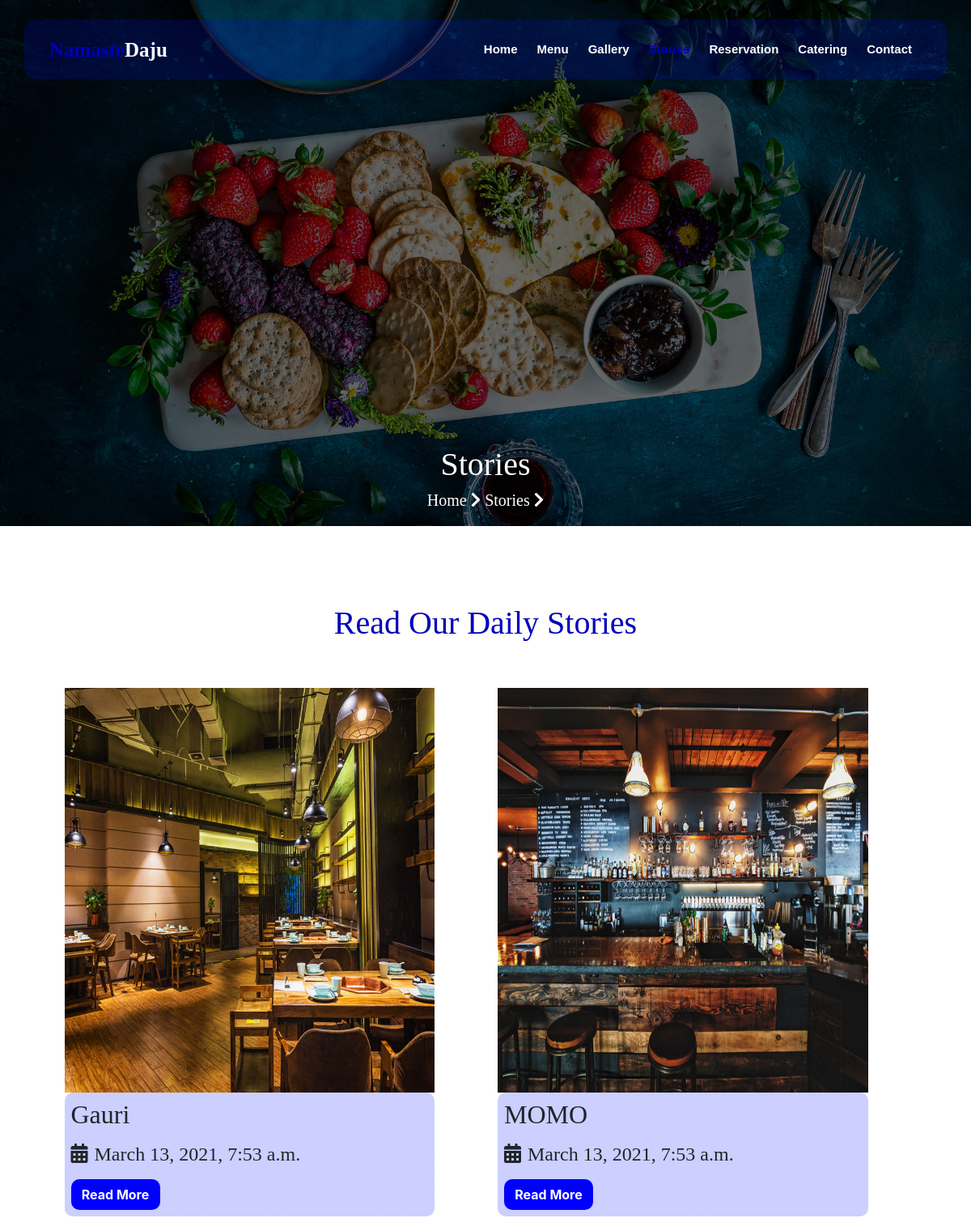
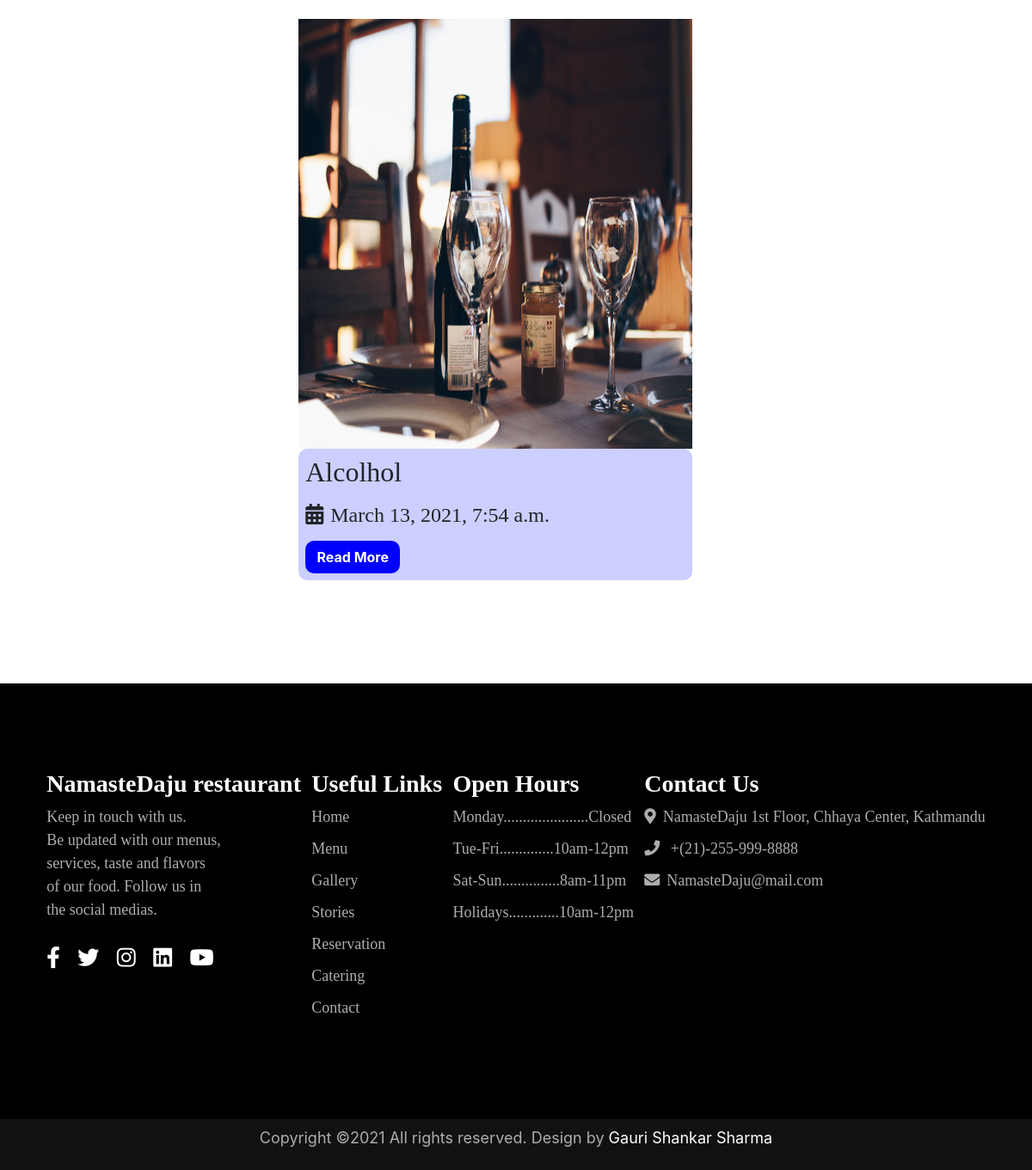
The app's page /Nd/stories with its own data (2 pictures, top to bottom).
### Nd/models.py (models this page shows, shortened)
class Stories(models.Model):
    name = models.CharField(max_length=50, validators=[validators.MinLengthValidator(2)])
    image = models.FileField(upload_to='static/images/uploads/stories')
    detail = models.TextField(max_length=2000, validators=[validators.MinLengthValidator(50)])
    uploaded_date = models.DateTimeField(auto_now_add=True)

### Nd/views.py (the view)
# urls.py: path('stories', views.stories),
def stories(request):
    dictionary = {'key': Stories.objects.all(), 'stories': 'selected'}
    return render(request, 'Nd/Stories.html', dictionary)

### Nd/templates/Nd/Stories.html (shortened to what this page needs)
{% extends 'Main.html' %}
{% load static %}
{% block css_link %}
    <link href="{% static 'css/Stories.css' %}" rel="stylesheet" type="text/css"/>
{% endblock %}
{% block content %}
    <div class="container-fluid" id="Front">
        <div class="container-fluid py-4"  id="nav">
            <div class="container" id="navbar">
                <nav class="navbar navbar-expand-lg">
                    <h1><a class="navbar-brand font-weight-bold" href="#">Namaste<span id="navbar_brand_span">Daju</span></a></h1>
                    <div class="collapse navbar-collapse" id="navbarSupportedContent">
                        <ul class="navbar-nav ml-auto">
                            <li class="nav-item mx-sm-1">
                                <a class="nav-link font-weight-bold {{home}} header_nav_link" href="/Nd/home">Home <span class="sr-only">(current)</span></a>
                              </li>
                              <li class="nav-item mx-sm-1">
                                <a class="nav-link font-weight-bold {{menu}} header_nav_link" href="/Nd/menu">Menu</a>
                              </li>
                              <li class="nav-item mx-sm-1">
                                  <a class="nav-link font-weight-bold {{gallery}} header_nav_link" href="/Nd/gallery">Gallery</a>
                                </li>
                              <li class="nav-item mx-sm-1">
                                <a class="nav-link font-weight-bold {{stories}} header_nav_link" href="/Nd/stories">Stories</a>
                              </li>
                              <li class="nav-item mx-sm-1">
                                <a class="nav-link font-weight-bold {{reservation}} header_nav_link" href="/Nd/reservation">Reservation</a>
                              </li>
                              <li class="nav-item mx-sm-1">
                                  <a class="nav-link font-weight-bold {{catering}} header_nav_link" href="/Nd/catering">Catering</a>
                              </li>
                              <li class="nav-item mx-sm-1">
                                <a class="nav-link font-weight-bold {{contact}} header_nav_link" href="/Nd/contact">Contact</a>
                              </li>
                          </ul>
                    </div>
                </nav>
            </div>
        </div>
        <div class="container-fluid d-flex flex-column justify-content-center" id="HM">
            <div class="container d-flex justify-content-center">
                <h1>Stories</h1>
            </div>
            <div class="container d-flex justify-content-center">
                <h5><a href="/Nd/home">Home <span class="fa fa-chevron-right"></span> </a> Stories <span class="fa fa-chevron-right"></span></h5>
            </div>
        </div>
    </div>
    <div class="container-fluid d-flex flex-column py-5" id="Stories">
        <div class="container d-flex justify-content-center py-sm-5" id="SH">
          <h1>Read Our Daily Stories</h1>
        </div>
        <div class="container-fluid" id="Sc">
            <div class="row d-flex justify-content-center mb-5">
                {% for i in key %}
                <div class="col-5 d-flex flex-column mb-4 mr-5">
                    <img class="img-fluid" src='/{{i.image}}'/>
                    <div class="d-flex flex-column detail">
                        <h2 class="mt-2 Sh2">{{i.name}}</h2>
                        <h4  class="mt-2 Sh4"><span class="fa fa-calendar-alt mr-2"></span>{{i.uploaded_date}}</h4>
                        <button class="btn font-weight-bold my-2 Sb1" onclick="more(this)">Read More</button>
                    </div>
                </div>
                {% endfor %}
            </div>
        </div>
    </div>
{% endblock %}

### static/css/Stories.css (style rules this page uses)
#Front { position: relative; padding:0; height: 650px; background-image: linear-gradient( rgba(0, 0, 0, 0.6), rgba(0, 0, 0, 0.6) ) ,url("../images/home/a.jpg"); background-position: center; background-repeat: no-repeat; background-size: cover; }
#Front #nav { position: absolute; z-index: 2000; }
#Front #nav #navbar { background-image: linear-gradient( rgba(0, 14, 209, 0.2), rgba(0, 14, 209, 0.2) ); border-radius: 15px; }
#Front .navbar-brand { font-size: 25px; color: rgb(0, 0, 187); font-family: cursive; }
#Front nav h1 span { color: white; }
#Front .nav-link { color: white; font-size: 15px; font-family: sans-serif; position:relative; }
#Front #navbarSupportedContent .selected { color: rgb(0, 0, 187); }
#Front .nav-link:after { content: ''; position: absolute; width: 0; height: 3px; display: block; margin-top: 5px; margin-left: 10px; right: 0; background: white; transition: width .3s ease; -webkit-transition: width .3s ease; }
#HM { padding-top: 550px; }
#HM h1 { color: white; font-family: 'Times New Roman', Times, serif; }
#HM h5 { color: white; font-family: 'Times New Roman', Times, serif; }
#HM h5 a { color: white; text-decoration: none; }
#SH h1 { color: rgb(0, 0, 187); font-family: 'Times New Roman', Times, serif; }
#Sc h2, h4 { font-family: 'Times New Roman', Times, serif; }
#Sc button { color: white; border-radius: 10px; background-color: blue; width: 110px; }
#Sc .detail { border-radius: 10px; padding-inline-start: 8px; background-image: linear-gradient( rgba(0, 17, 255, 0.2), rgba(0, 17, 255, 0.2) ); }
#Sc img { height: 500px; }

### records on screen
Stories: image (picture), name "Gauri", uploaded_date "March 13, 2021, 7:53 a.m."
Stories: image (picture), name "MOMO", uploaded_date "March 13, 2021, 7:53 a.m."
Stories: image (picture), name "Alcolhol", uploaded_date "March 13, 2021, 7:54 a.m."
